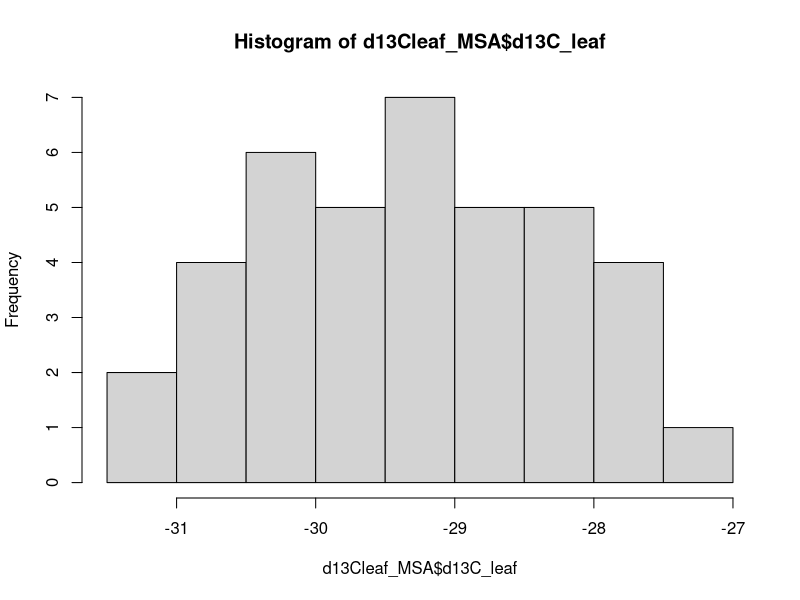
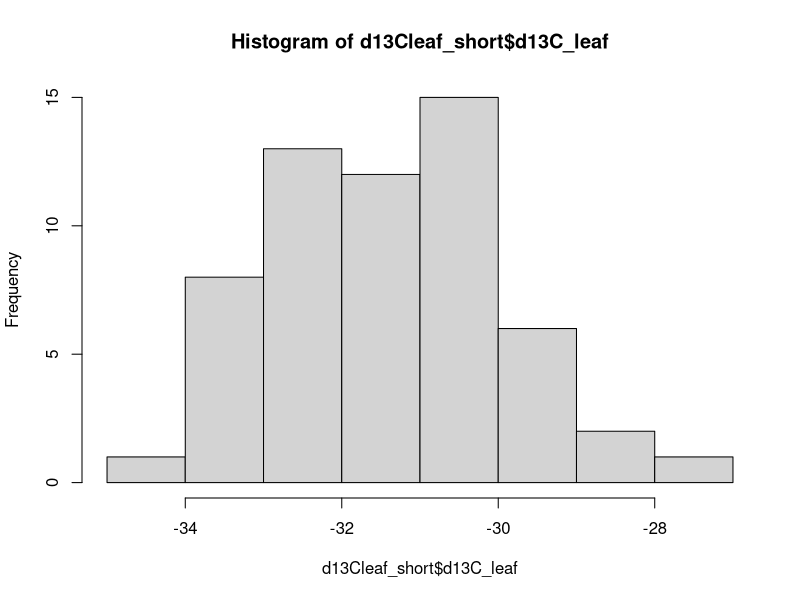
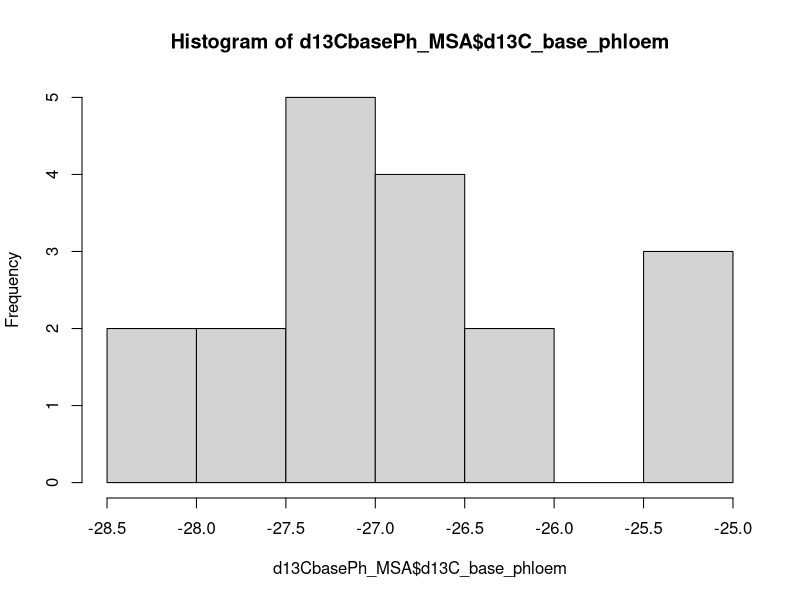
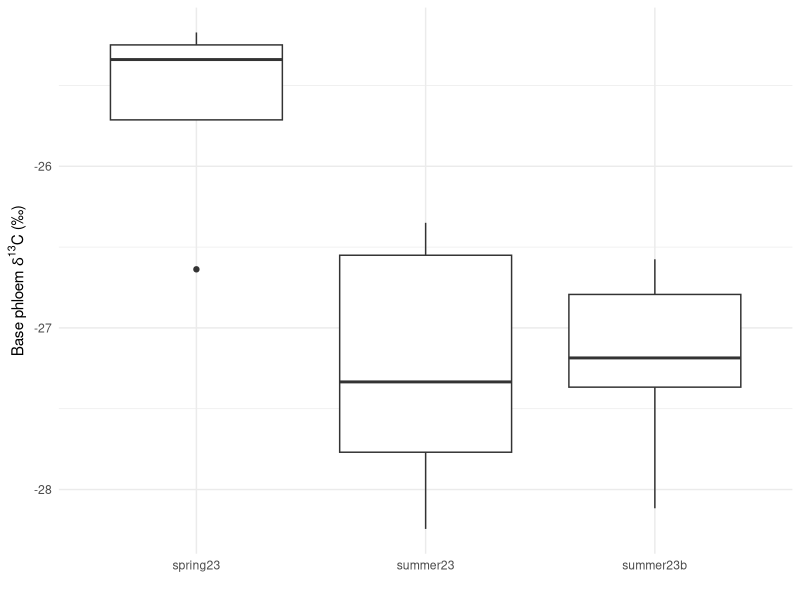
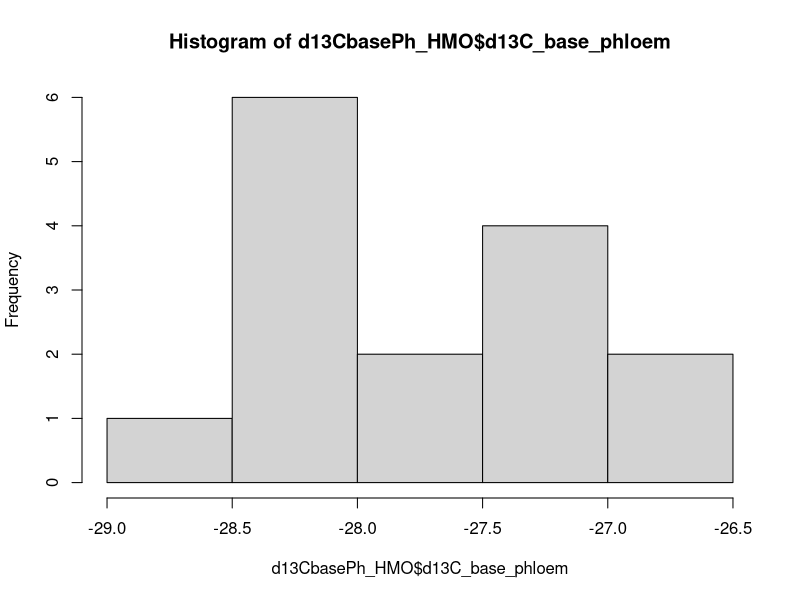
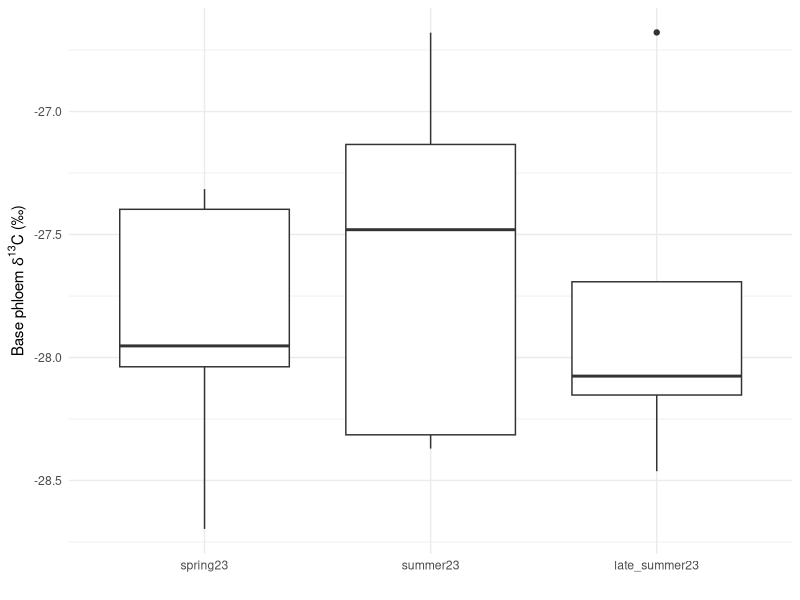
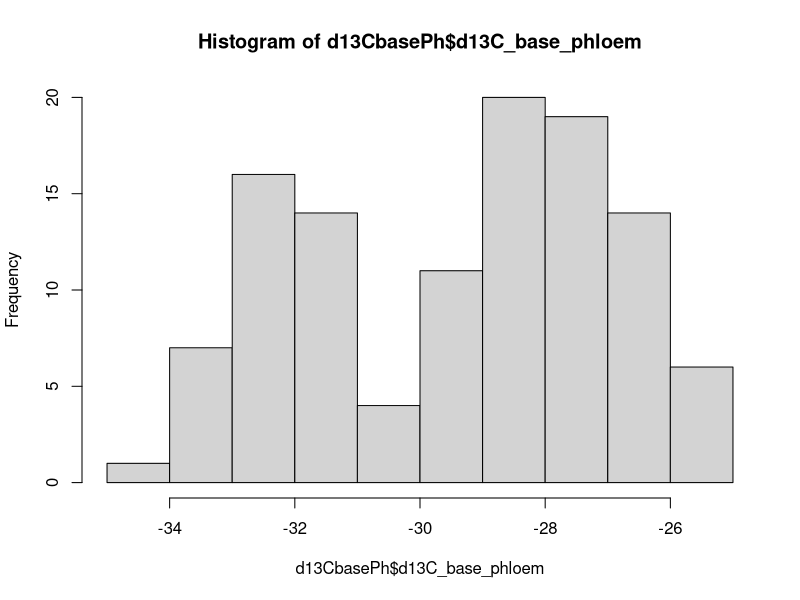
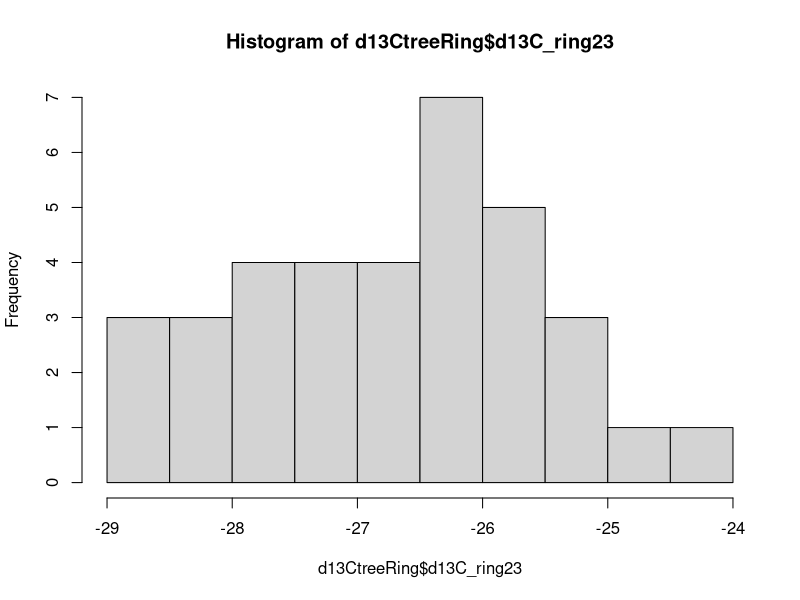

These charts were generated, in order, by the following R code:
library(cowplot)

####0. load and read the data
library(tidyverse)

# selection of data from the various campaigns and canopy positions is based on
# the results of the statistical analyses detailed in "quick_stats_plots"

d13Cleaf <- read.csv("gradienteData/isotopes_gradiente_2023/isotopes_leaf.csv") %>% 
  select(-c(weight_mg, d15N_leaf)) %>% 
  mutate(ratio_CN_leaf = C_perc_leaf/N_perc_leaf)
  
d13CbasePh <- read.csv("gradienteData/isotopes_gradiente_2023/isotopes_base_phloem.csv") %>% 
  select(-c(d15N_base_phloem))
  
d13CtreeRing <- read.csv("gradienteData/isotopes_gradiente_2023/Tabla_S2025-3401_mod.csv") %>% 
  filter(year == 2023) %>% 
  select(-c(year, perc_C)) %>%
  rename(d13C_ring23 = d13C_permil)

d13CstemPh <- read.csv("gradienteData/isotopes_gradiente_2023/isotopes_stem_phloem.csv") %>%
  select(-c(d15N_stem_phloem))

####1. d13C of the leaf####

# look in detail at differences among canopy position in MSA
# select only campaigns for which we sampled multiple canopy positions
d13Cleaf_MSA <- subset(d13Cleaf, site == "MSA") %>% 
  mutate(campaign2 = ifelse(sampling_date >= 20230831, "xlater_summer23", campaign))
hist(d13Cleaf_MSA$d13C_leaf)
summary(lm(d13C_leaf ~ canopy_position * campaign,
           data = subset(d13Cleaf_MSA, sampling_date <= 20230827)))
anova(lm(d13C_leaf ~ canopy_position * campaign,
         data = subset(d13Cleaf_MSA, sampling_date <= 20230827)))
TukeyHSD(aov(d13C_leaf ~ canopy_position,
             data = subset(d13Cleaf_MSA, sampling_date <= 20230827)))
summary(lm(d13C_leaf ~ canopy_position2 * campaign,
           data = subset(d13Cleaf_MSA, sampling_date <= 20230827)))

# shade and shade_low are not significantly different from each other
# sun is significantly different from shade_low and from pooled shade and shade_low

# assess differences among campaigns (spring, summer, late summer)
# only in MSA and excluding sun leaves
d13Cleaf_MSA_2 <- subset(d13Cleaf_MSA, canopy_position != "sun")
summary(lm(d13C_leaf ~ campaign2, data = d13Cleaf_MSA_2))
TukeyHSD(aov(d13C_leaf ~ campaign2, data = d13Cleaf_MSA_2))
summary(lm(d13C_leaf ~ campaign2,
           data = subset(d13Cleaf_MSA_2, canopy_position == "shade_low")))
TukeyHSD(aov(d13C_leaf ~ campaign2,
           data = subset(d13Cleaf_MSA_2, canopy_position == "shade_low")))

# Significant differences between spring and late summer, but not with summer
# irrespective of whether shade and shale_low are pooled together or not

MSA_leaf <- ggplot(d13Cleaf_MSA,
                   aes(x = campaign2, y = d13C_leaf, fill = canopy_position)) +
  geom_boxplot(position = position_dodge(width = 0.8)) +
  labs(
    x = "",
    y = expression("Leaf" ~ delta^13 * "C (\u2030)"),
    fill = "Position"
  ) +
  theme_minimal()

# for leaf d13C the gradient study:
# (1) Drop the summer23 campaign (22-24 Aug) and keep spring and later summer
# these dates are closer to those of the other sites
# (2) select only shade low leaves for consistency

d13Cleaf_short <- d13Cleaf %>% 
  filter(canopy_position == "shade_low") %>% 
  filter(sampling_date <= 20230731 | sampling_date >= 20230827) %>%
  mutate(site = factor(site, levels = c("ART", "BER", "ITU", "MSA", "DIU")))
  
hist(d13Cleaf_short$d13C_leaf)
summary(lm(d13C_leaf ~ site * campaign, data = d13Cleaf_short))
anova(lm(d13C_leaf ~ site * campaign, data = d13Cleaf_short))
TukeyHSD(aov(d13C_leaf ~ site, data = d13Cleaf_short))
one <- ggplot(d13Cleaf_short, aes(x = site, y = d13C_leaf, fill = campaign)) +
  geom_boxplot(position = position_dodge(width = 0.8)) +
  labs(
    x = "",
    y = expression("Leaf" ~ delta^13 * "C (\u2030)"),
    fill = "Campaign"
  ) +
  theme_minimal()

# overall discrimination was higher in summer than in spring (more negative d13C), 
# sites differed in leaf d13C: (ART = BER = ITU) < (MSA = DIU)


####2. d13C of base phloem####

# look in detail at differences among campaigns in MSA and HMO

d13CbasePh_MSA <- d13CbasePh %>% 
  filter(site == "MSA")
hist(d13CbasePh_MSA$d13C_base_phloem)
summary(lm(d13C_base_phloem ~ campaign, data = d13CbasePh_MSA))
anova(lm(d13C_base_phloem ~ campaign, data = d13CbasePh_MSA))
TukeyHSD(aov(d13C_base_phloem ~ campaign, data = d13CbasePh_MSA))

ggplot(d13CbasePh_MSA, aes(x = campaign, y = d13C_base_phloem)) +
  geom_boxplot(position = position_dodge(width = 0.8)) +
  labs(
    x = "",
    y = expression("Base phloem" ~ delta^13 * "C (\u2030)")
  ) +
  theme_minimal()

# There are differences among campaigns in base phloem d13C at MSA,
# more negative d13C in both summer campaigns than in spring
# no differences between summer campaigns
# discard the first summer campaigns for consistency

d13CbasePh_HMO <- d13CbasePh %>% 
  filter(site == "HMO") %>% 
  mutate(campaign = factor(campaign,
                           levels = c("spring23", "summer23", "late_summer23")))
hist(d13CbasePh_HMO$d13C_base_phloem)
summary(lm(d13C_base_phloem ~ campaign, data = d13CbasePh_HMO))
anova(lm(d13C_base_phloem ~ campaign, data = d13CbasePh_HMO))

ggplot(d13CbasePh_HMO, aes(x = campaign, y = d13C_base_phloem)) +
  geom_boxplot(position = position_dodge(width = 0.8)) +
  labs(
    x = "",
    y = expression("Base phloem" ~ delta^13 * "C (\u2030)")
  ) +
  theme_minimal()

# no differences among campaigns in base phloem d13C at HMO.
# select only late summer, closer in date to the rest of the sampling

d13CbasePh <- d13CbasePh %>% 
  filter(sampling_date <= 20230701 | sampling_date >= 20230827) %>%
  mutate(campaign = ifelse(sampling_date <= 20230701, "spring23", "summer23")) %>% 
  mutate(site = factor(site, levels = c("ART", "BER", "ITU", "MSA", "DIU", "HMO")))
hist(d13CbasePh$d13C_base_phloem)
summary(lm(d13C_base_phloem ~ site * campaign, data = d13CbasePh))
anova(lm(d13C_base_phloem ~ site * campaign, data = d13CbasePh))
TukeyHSD(aov(d13C_base_phloem ~ site, data = d13CbasePh))
TukeyHSD(aov(d13C_base_phloem ~ site * campaign, data = d13CbasePh))
three <- ggplot(d13CbasePh, aes(x = site, y = d13C_base_phloem, fill = campaign)) +
  geom_boxplot(position = position_dodge(width = 0.8)) +
  labs(
    x = "",
    y = expression("Base phloem " * delta^13 * C~"(\u2030)"),
    fill = "Campaign"
  ) +
  theme_minimal()

# significant differences between sampling campaigns: more negative d13C in summer
# significant differences among sites: 
# (ART = BER = ITU)a HMO-ab DIU-bc MSA-c
# the interaction is significant: the difference between summer and spring was
# significant in ART, marginally significant in BER, ITU and MSA
# and not significant in DIU and HMO

####3. d13C of the tree ring####

d13CtreeRing <- d13CtreeRing %>% 
  mutate(site = factor(site, levels = c("ART", "BER", "ITU", "MSA", "DIU", "HMO")))

hist(d13CtreeRing$d13C_ring23)
summary(lm(d13C_ring23 ~ site, data = d13CtreeRing))
anova(lm(d13C_ring23 ~ site, data = d13CtreeRing))
TukeyHSD(aov(d13C_ring23 ~ site, data = d13CtreeRing))
four <- ggplot(d13CtreeRing, aes(x = site, y = d13C_ring23)) +
  geom_boxplot(position = position_dodge(width = 0.8)) +
  labs(
    x = "",
    y = expression("Ring " * delta^13 * "C (\u2030)"),
    fill = "Campaign"
  ) +
  theme_minimal()

# there are significant differences among sites in d13C:
# (ITU = ART) < (MSA = DIU = HMO), BER does not differ from any

####4.d13C of stem phloem

# look in detail at differences among canopy position in MSA
# select only campaigns for which we sampled multiple canopy positions
# we only have one value of stem phloem d13C for sun branches in spring
# drop sun branches

d13CstemPh_MSA <- d13CstemPh %>% 
  filter(site == "MSA") %>% 
  filter(canopy_position2 == "shade") %>% 
  mutate(campaign = ifelse(sampling_date >= 20230831, "late_summer", campaign)) %>% 
  mutate(campaign = factor(campaign, levels = c("spring23", "summer23", "late_summer")))

hist(d13CstemPh_MSA$d13C_stem_phloem)
summary(aov(d13C_stem_phloem ~ canopy_position * campaign,
           data = subset(d13CstemPh_MSA, sampling_date <= 20230827)))

ggplot(subset(d13CstemPh_MSA, sampling_date <= 20230827),
       aes(x = canopy_position, y = d13C_stem_phloem, fill = campaign)) +
  geom_boxplot(position = position_dodge(width = 0.8)) +
  labs(
    x = "",
    y = expression("Stem phloem " * delta^13 * "C (\u2030)"),
    fill = "Campaign"
  ) +
  theme_minimal()

# there are no differences in stem phloem d13C between spring and summer 23
# marginally significant (p = 0.07) differences in d13C between
# shade_low and shade

# assess differences among campaigns in MSA for shade_low
summary(lm(d13C_stem_phloem ~ campaign,
           data = subset(d13CstemPh_MSA, canopy_position == "shade_low")))
summary(aov(d13C_stem_phloem ~ campaign,
           data = subset(d13CstemPh_MSA, canopy_position == "shade_low")))
ggplot(subset(d13CstemPh_MSA, canopy_position == "shade_low"),
       aes(x = campaign, y = d13C_stem_phloem)) +
  geom_boxplot(position = position_dodge(width = 0.8)) +
  labs(
    x = "",
    y = expression("Stem phloem " * delta^13 * "C (\u2030)")
  ) +
  theme_minimal()
# no significant differences among campaigns, although d13C of the stem phloem
# tends to become more negative over time

# assess differences among sites and campaigns in stem phloem d13C

d13CstemPh <- d13CstemPh %>% 
  filter(sampling_date <= 20230701 | sampling_date >= 20230827) %>%
  filter(canopy_position == "shade_low") %>% 
  mutate(campaign = ifelse(sampling_date <= 20230701, "spring23", "summer23")) %>% 
  mutate(site = factor(site, levels = c("ART", "BER", "ITU", "MSA", "DIU")))
hist(d13CstemPh$d13C_stem_phloem)
summary(lm(d13C_stem_phloem ~ site * campaign, data = d13CstemPh))
anova(lm(d13C_stem_phloem ~ site * campaign, data = d13CstemPh))
TukeyHSD(aov(d13C_stem_phloem ~ site, data = d13CstemPh))
TukeyHSD(aov(d13C_stem_phloem ~ site * campaign, data = d13CstemPh))
two <- ggplot(d13CstemPh, aes(x = site, y = d13C_stem_phloem, fill = campaign)) +
  geom_boxplot(position = position_dodge(width = 0.8)) +
  labs(
    x = "",
    y = expression("Stem phloem " * delta^13 * C~"(\u2030)"),
    fill = "Campaign"
  ) +
  theme_minimal()

# there are significant differences among sites: (ART = BER = ITU) < (MSA = DIU)
# there is a significant interaction site x campaign: no differences between
# spring and summer in the wet sites (ART, BER, ITU), whereas at the dry sites
# we observe opposite trends: more discrimination in summer than spring in DIU,
# the other way around in MSA

cowplot::plot_grid(one, two, three, four,
                   labels = c("Leaf", "Stem phloem", "Base phloem", "Tree ring"),
                   ncol = 2, nrow = 2)

